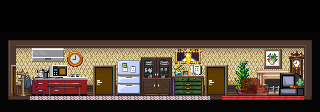

The image is a tile-based game level rendered from a .tmx file. Its description and source (layers, tilesets, objects; grid data summarised) follow:
An orthogonal 20x7 tile map with 16x16 px tiles, 1 tile layer (Passability), 2 image layers and 10 objects (5x Event, 3x Target, 2x Door).

<map version="1.2" tiledversion="1.3.1" orientation="orthogonal" renderorder="right-down" compressionlevel="0" width="20" height="7" tilewidth="16" tileheight="16" infinite="0" nextlayerid="5" nextobjectid="14">
 <tileset firstgid="1" source="../Tilesets/Editor.tsx" />
 <imagelayer id="1" name="Background" offsetx="0" offsety="32">
  <image source="Images/Apartment.png" width="320" height="80" />
 </imagelayer>
 <objectgroup id="2" name="Object Layer">
  <object id="1" type="Door" x="96" y="64" width="16" height="16">
   <properties>
    <property name="onCollide" value="playScene('door_common'); teleport('Apartment/Bedroom', 'entry')" />
   </properties>
  </object>
  <object id="2" type="Door" x="208" y="64" width="16" height="16">
   <properties>
    <property name="onCollide" value="playScene('door_common'); teleport('Apartment/Bathroom', 'entry')" />
   </properties>
  </object>
  <object id="3" name="bedroom" type="Target" x="96" y="80" width="16" height="16" />
  <object id="4" name="bathroom" type="Target" x="208" y="80" width="16" height="16" />
  <object id="6" name="ysms 1_02" type="Event" x="0" y="0" width="16" height="16">
   <properties>
    <property name="hide" value="return getSwitch('y_1_02')" />
    <property name="onEnter" value="setNextScript(&quot;y!sms/1_02&quot;, false, 2); setSwitch('y_1_02', true)" />
   </properties>
  </object>
  <object id="8" type="Event" x="272" y="80" width="32" height="16">
   <properties>
    <property name="onInteract" value="playScene('tv')" />
   </properties>
  </object>
  <object id="9" name="start" type="Target" x="256" y="80" width="16" height="16" />
  <object id="10" type="Event" x="0" y="80" width="16" height="16">
   <properties>
    <property name="hide" value="return getSwitch('day1')" />
    <property name="onInteract" value="speak('Front door', &quot;The night is bleeding into early morning. It's cold and uninviting.&quot;)" />
    <property name="passable" value="IMPASSABLE" />
   </properties>
  </object>
  <object id="11" type="Event" x="0" y="80" width="16" height="16">
   <properties>
    <property name="hide" value="return getSwitch('day2')" />
    <property name="onInteract" value="speak('Front door', &quot;It's a jungle out there.&quot;)" />
    <property name="passable" value="IMPASSABLE" />
   </properties>
  </object>
  <object id="13" name="sis/1_contact" type="Event" x="16" y="0" width="16" height="16">
   <properties>
    <property name="hide" value="return getSwitch('sis/1_contact') or not getSwitch('entered_bathroom')" />
    <property name="onEnter" value="setNextScript(&quot;sis/1_contact&quot;, false, 3); setSwitch('sis/1_contact', true)" />
   </properties>
  </object>
 </objectgroup>
 <layer id="3" name="Passability" width="20" height="7" opacity="0">
  <properties>
   <property name="CheckPassability" type="bool" value="true" />
  </properties>
  <data>[140 cells, 60 non-empty, 2 distinct tile ids]</data>
 </layer>
 <imagelayer id="4" name="Foreground" offsetx="0" offsety="32">
  <image source="Images/ApartmentAbove.png" width="320" height="80" />
 </imagelayer>
</map>
